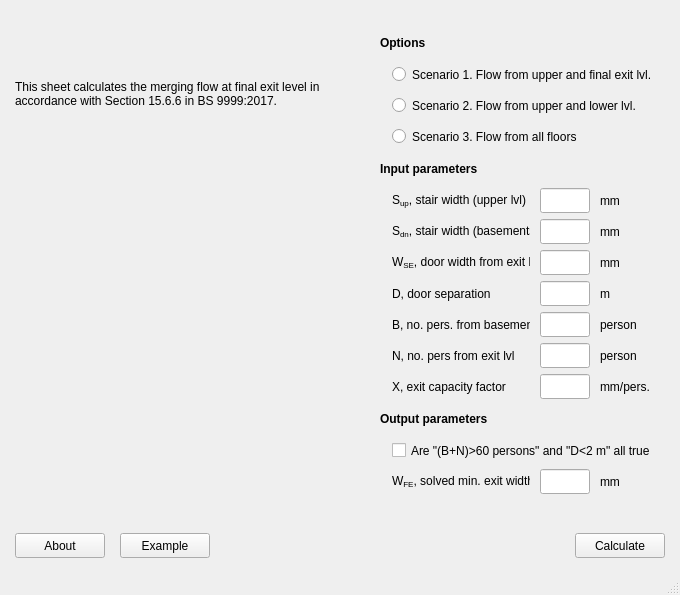
<?xml version="1.0" encoding="UTF-8"?>
<ui version="4.0">
 <class>MainWindow</class>
 <widget class="QMainWindow" name="MainWindow">
  <property name="geometry">
   <rect>
    <x>0</x>
    <y>0</y>
    <width>680</width>
    <height>595</height>
   </rect>
  </property>
  <property name="windowTitle">
   <string>MainWindow</string>
  </property>
  <widget class="QWidget" name="centralwidget">
   <layout class="QGridLayout" name="gridLayout_2">
    <property name="leftMargin">
     <number>15</number>
    </property>
    <property name="topMargin">
     <number>15</number>
    </property>
    <property name="rightMargin">
     <number>15</number>
    </property>
    <property name="bottomMargin">
     <number>15</number>
    </property>
    <property name="spacing">
     <number>10</number>
    </property>
    <item row="0" column="0">
     <widget class="QFrame" name="frame_1">
      <property name="sizePolicy">
       <sizepolicy hsizetype="Fixed" vsizetype="Minimum">
        <horstretch>0</horstretch>
        <verstretch>0</verstretch>
       </sizepolicy>
      </property>
      <property name="minimumSize">
       <size>
        <width>340</width>
        <height>0</height>
       </size>
      </property>
      <property name="maximumSize">
       <size>
        <width>340</width>
        <height>16777215</height>
       </size>
      </property>
      <layout class="QVBoxLayout" name="verticalLayout_5">
       <property name="spacing">
        <number>0</number>
       </property>
       <property name="leftMargin">
        <number>0</number>
       </property>
       <property name="topMargin">
        <number>0</number>
       </property>
       <property name="rightMargin">
        <number>0</number>
       </property>
       <property name="bottomMargin">
        <number>0</number>
       </property>
       <item>
        <spacer name="verticalSpacer_8">
         <property name="orientation">
          <enum>Qt::Vertical</enum>
         </property>
         <property name="sizeHint" stdset="0">
          <size>
           <width>20</width>
           <height>1</height>
          </size>
         </property>
        </spacer>
       </item>
       <item>
        <widget class="QLabel" name="label">
         <property name="text">
          <string>This sheet calculates the merging flow at final exit level in accordance with Section 15.6.6 in BS 9999:2017.</string>
         </property>
         <property name="wordWrap">
          <bool>true</bool>
         </property>
        </widget>
       </item>
       <item>
        <spacer name="verticalSpacer_6">
         <property name="orientation">
          <enum>Qt::Vertical</enum>
         </property>
         <property name="sizeHint" stdset="0">
          <size>
           <width>20</width>
           <height>1</height>
          </size>
         </property>
        </spacer>
       </item>
       <item>
        <widget class="QLabel" name="label_image_figure">
         <property name="sizePolicy">
          <sizepolicy hsizetype="Minimum" vsizetype="Minimum">
           <horstretch>0</horstretch>
           <verstretch>0</verstretch>
          </sizepolicy>
         </property>
         <property name="minimumSize">
          <size>
           <width>342</width>
           <height>284</height>
          </size>
         </property>
         <property name="text">
          <string/>
         </property>
         <property name="pixmap">
          <pixmap>../../../../../../../Library/Mobile Documents/6LVTQB9699~com~seriflabs~affinitydesigner/Documents/FSEUTIL/png/0103_figure_1_342_284.png</pixmap>
         </property>
        </widget>
       </item>
       <item>
        <spacer name="verticalSpacer_7">
         <property name="orientation">
          <enum>Qt::Vertical</enum>
         </property>
         <property name="sizeHint" stdset="0">
          <size>
           <width>20</width>
           <height>1</height>
          </size>
         </property>
        </spacer>
       </item>
      </layout>
     </widget>
    </item>
    <item row="0" column="1">
     <widget class="QFrame" name="frame_userio">
      <property name="minimumSize">
       <size>
        <width>300</width>
        <height>0</height>
       </size>
      </property>
      <property name="maximumSize">
       <size>
        <width>300</width>
        <height>16777215</height>
       </size>
      </property>
      <layout class="QGridLayout" name="gridLayout">
       <property name="leftMargin">
        <number>15</number>
       </property>
       <property name="topMargin">
        <number>15</number>
       </property>
       <property name="rightMargin">
        <number>15</number>
       </property>
       <property name="bottomMargin">
        <number>15</number>
       </property>
       <property name="horizontalSpacing">
        <number>10</number>
       </property>
       <property name="verticalSpacing">
        <number>5</number>
       </property>
       <item row="9" column="1">
        <widget class="QLabel" name="label_27">
         <property name="minimumSize">
          <size>
           <width>0</width>
           <height>25</height>
          </size>
         </property>
         <property name="maximumSize">
          <size>
           <width>16777215</width>
           <height>25</height>
          </size>
         </property>
         <property name="text">
          <string>D, door separation</string>
         </property>
        </widget>
       </item>
       <item row="1" column="0">
        <spacer name="_horizontalSpacer_5">
         <property name="orientation">
          <enum>Qt::Horizontal</enum>
         </property>
         <property name="sizeType">
          <enum>QSizePolicy::Fixed</enum>
         </property>
         <property name="sizeHint" stdset="0">
          <size>
           <width>2</width>
           <height>20</height>
          </size>
         </property>
        </spacer>
       </item>
       <item row="3" column="1" colspan="3">
        <widget class="QRadioButton" name="radioButton_opt_scenario_3">
         <property name="minimumSize">
          <size>
           <width>0</width>
           <height>25</height>
          </size>
         </property>
         <property name="text">
          <string>Scenario 3. Flow from all floors</string>
         </property>
        </widget>
       </item>
       <item row="4" column="1">
        <spacer name="_verticalSpacer">
         <property name="orientation">
          <enum>Qt::Vertical</enum>
         </property>
         <property name="sizeType">
          <enum>QSizePolicy::Fixed</enum>
         </property>
         <property name="sizeHint" stdset="0">
          <size>
           <width>20</width>
           <height>2</height>
          </size>
         </property>
        </spacer>
       </item>
       <item row="7" column="2">
        <widget class="QLineEdit" name="lineEdit_in_S_dn">
         <property name="sizePolicy">
          <sizepolicy hsizetype="MinimumExpanding" vsizetype="Fixed">
           <horstretch>0</horstretch>
           <verstretch>0</verstretch>
          </sizepolicy>
         </property>
         <property name="minimumSize">
          <size>
           <width>50</width>
           <height>25</height>
          </size>
         </property>
         <property name="maximumSize">
          <size>
           <width>16777215</width>
           <height>25</height>
          </size>
         </property>
        </widget>
       </item>
       <item row="13" column="1">
        <spacer name="_verticalSpacer_2">
         <property name="orientation">
          <enum>Qt::Vertical</enum>
         </property>
         <property name="sizeType">
          <enum>QSizePolicy::Fixed</enum>
         </property>
         <property name="sizeHint" stdset="0">
          <size>
           <width>20</width>
           <height>2</height>
          </size>
         </property>
        </spacer>
       </item>
       <item row="14" column="0" colspan="4">
        <widget class="QLabel" name="label_output_parameters">
         <property name="minimumSize">
          <size>
           <width>0</width>
           <height>25</height>
          </size>
         </property>
         <property name="maximumSize">
          <size>
           <width>16777215</width>
           <height>25</height>
          </size>
         </property>
         <property name="text">
          <string>&lt;b&gt;Output parameters&lt;b&gt;</string>
         </property>
        </widget>
       </item>
       <item row="7" column="3">
        <widget class="QLabel" name="label_in_S_dn_unit">
         <property name="sizePolicy">
          <sizepolicy hsizetype="Minimum" vsizetype="Fixed">
           <horstretch>0</horstretch>
           <verstretch>0</verstretch>
          </sizepolicy>
         </property>
         <property name="minimumSize">
          <size>
           <width>0</width>
           <height>25</height>
          </size>
         </property>
         <property name="maximumSize">
          <size>
           <width>60</width>
           <height>25</height>
          </size>
         </property>
         <property name="text">
          <string>mm</string>
         </property>
        </widget>
       </item>
       <item row="12" column="1">
        <widget class="QLabel" name="label_28">
         <property name="minimumSize">
          <size>
           <width>0</width>
           <height>25</height>
          </size>
         </property>
         <property name="maximumSize">
          <size>
           <width>16777215</width>
           <height>25</height>
          </size>
         </property>
         <property name="text">
          <string>X, exit capacity factor</string>
         </property>
        </widget>
       </item>
       <item row="7" column="1">
        <widget class="QLabel" name="label_in_S_dn">
         <property name="minimumSize">
          <size>
           <width>0</width>
           <height>25</height>
          </size>
         </property>
         <property name="maximumSize">
          <size>
           <width>16777215</width>
           <height>25</height>
          </size>
         </property>
         <property name="text">
          <string>&lt;html&gt;&lt;head/&gt;&lt;body&gt;&lt;p&gt;S&lt;span style=&quot; vertical-align:sub;&quot;&gt;dn&lt;/span&gt;, stair width (basements)&lt;/p&gt;&lt;/body&gt;&lt;/html&gt;</string>
         </property>
        </widget>
       </item>
       <item row="12" column="2">
        <widget class="QLineEdit" name="lineEdit_in_X">
         <property name="sizePolicy">
          <sizepolicy hsizetype="MinimumExpanding" vsizetype="Fixed">
           <horstretch>0</horstretch>
           <verstretch>0</verstretch>
          </sizepolicy>
         </property>
         <property name="minimumSize">
          <size>
           <width>50</width>
           <height>25</height>
          </size>
         </property>
         <property name="maximumSize">
          <size>
           <width>16777215</width>
           <height>25</height>
          </size>
         </property>
         <property name="text">
          <string/>
         </property>
        </widget>
       </item>
       <item row="2" column="1" colspan="3">
        <widget class="QRadioButton" name="radioButton_opt_scenario_2">
         <property name="minimumSize">
          <size>
           <width>0</width>
           <height>25</height>
          </size>
         </property>
         <property name="text">
          <string>Scenario 2. Flow from upper and lower lvl.</string>
         </property>
        </widget>
       </item>
       <item row="11" column="2">
        <widget class="QLineEdit" name="lineEdit_in_N">
         <property name="sizePolicy">
          <sizepolicy hsizetype="MinimumExpanding" vsizetype="Fixed">
           <horstretch>0</horstretch>
           <verstretch>0</verstretch>
          </sizepolicy>
         </property>
         <property name="minimumSize">
          <size>
           <width>50</width>
           <height>25</height>
          </size>
         </property>
         <property name="maximumSize">
          <size>
           <width>16777215</width>
           <height>25</height>
          </size>
         </property>
         <property name="text">
          <string/>
         </property>
        </widget>
       </item>
       <item row="15" column="1" colspan="3">
        <widget class="QCheckBox" name="checkBox_out_check">
         <property name="minimumSize">
          <size>
           <width>0</width>
           <height>25</height>
          </size>
         </property>
         <property name="maximumSize">
          <size>
           <width>16777215</width>
           <height>25</height>
          </size>
         </property>
         <property name="text">
          <string>Are &quot;(B+N)&gt;60 persons&quot; and &quot;D&lt;2 m&quot; all true?</string>
         </property>
        </widget>
       </item>
       <item row="10" column="3">
        <widget class="QLabel" name="label_in_B_unit">
         <property name="sizePolicy">
          <sizepolicy hsizetype="Minimum" vsizetype="Fixed">
           <horstretch>0</horstretch>
           <verstretch>0</verstretch>
          </sizepolicy>
         </property>
         <property name="minimumSize">
          <size>
           <width>0</width>
           <height>25</height>
          </size>
         </property>
         <property name="maximumSize">
          <size>
           <width>60</width>
           <height>25</height>
          </size>
         </property>
         <property name="text">
          <string>person</string>
         </property>
        </widget>
       </item>
       <item row="9" column="2">
        <widget class="QLineEdit" name="lineEdit_in_D">
         <property name="sizePolicy">
          <sizepolicy hsizetype="MinimumExpanding" vsizetype="Fixed">
           <horstretch>0</horstretch>
           <verstretch>0</verstretch>
          </sizepolicy>
         </property>
         <property name="minimumSize">
          <size>
           <width>50</width>
           <height>25</height>
          </size>
         </property>
         <property name="maximumSize">
          <size>
           <width>16777215</width>
           <height>25</height>
          </size>
         </property>
         <property name="text">
          <string/>
         </property>
        </widget>
       </item>
       <item row="8" column="3">
        <widget class="QLabel" name="label_in_W_SE_unit">
         <property name="sizePolicy">
          <sizepolicy hsizetype="Minimum" vsizetype="Fixed">
           <horstretch>0</horstretch>
           <verstretch>0</verstretch>
          </sizepolicy>
         </property>
         <property name="minimumSize">
          <size>
           <width>0</width>
           <height>25</height>
          </size>
         </property>
         <property name="maximumSize">
          <size>
           <width>60</width>
           <height>25</height>
          </size>
         </property>
         <property name="text">
          <string>mm</string>
         </property>
        </widget>
       </item>
       <item row="6" column="2">
        <widget class="QLineEdit" name="lineEdit_in_S_up">
         <property name="sizePolicy">
          <sizepolicy hsizetype="MinimumExpanding" vsizetype="Fixed">
           <horstretch>0</horstretch>
           <verstretch>0</verstretch>
          </sizepolicy>
         </property>
         <property name="minimumSize">
          <size>
           <width>50</width>
           <height>25</height>
          </size>
         </property>
         <property name="maximumSize">
          <size>
           <width>16777215</width>
           <height>25</height>
          </size>
         </property>
        </widget>
       </item>
       <item row="8" column="2">
        <widget class="QLineEdit" name="lineEdit_in_W_SE">
         <property name="sizePolicy">
          <sizepolicy hsizetype="MinimumExpanding" vsizetype="Fixed">
           <horstretch>0</horstretch>
           <verstretch>0</verstretch>
          </sizepolicy>
         </property>
         <property name="minimumSize">
          <size>
           <width>50</width>
           <height>25</height>
          </size>
         </property>
         <property name="maximumSize">
          <size>
           <width>16777215</width>
           <height>25</height>
          </size>
         </property>
         <property name="text">
          <string/>
         </property>
        </widget>
       </item>
       <item row="12" column="3">
        <widget class="QLabel" name="label_in_X_unit">
         <property name="sizePolicy">
          <sizepolicy hsizetype="Minimum" vsizetype="Fixed">
           <horstretch>0</horstretch>
           <verstretch>0</verstretch>
          </sizepolicy>
         </property>
         <property name="minimumSize">
          <size>
           <width>0</width>
           <height>25</height>
          </size>
         </property>
         <property name="maximumSize">
          <size>
           <width>60</width>
           <height>25</height>
          </size>
         </property>
         <property name="text">
          <string>mm/pers.</string>
         </property>
        </widget>
       </item>
       <item row="11" column="1">
        <widget class="QLabel" name="label_in_N">
         <property name="minimumSize">
          <size>
           <width>0</width>
           <height>25</height>
          </size>
         </property>
         <property name="maximumSize">
          <size>
           <width>16777215</width>
           <height>25</height>
          </size>
         </property>
         <property name="text">
          <string>N, no. pers from exit lvl</string>
         </property>
        </widget>
       </item>
       <item row="16" column="3">
        <widget class="QLabel" name="label_25">
         <property name="sizePolicy">
          <sizepolicy hsizetype="Minimum" vsizetype="Fixed">
           <horstretch>0</horstretch>
           <verstretch>0</verstretch>
          </sizepolicy>
         </property>
         <property name="minimumSize">
          <size>
           <width>0</width>
           <height>25</height>
          </size>
         </property>
         <property name="maximumSize">
          <size>
           <width>60</width>
           <height>25</height>
          </size>
         </property>
         <property name="text">
          <string>mm</string>
         </property>
        </widget>
       </item>
       <item row="6" column="1">
        <widget class="QLabel" name="label_in_S_up_label">
         <property name="minimumSize">
          <size>
           <width>0</width>
           <height>25</height>
          </size>
         </property>
         <property name="maximumSize">
          <size>
           <width>16777215</width>
           <height>25</height>
          </size>
         </property>
         <property name="text">
          <string>&lt;html&gt;&lt;head/&gt;&lt;body&gt;&lt;p&gt;S&lt;span style=&quot; vertical-align:sub;&quot;&gt;up&lt;/span&gt;, stair width (upper lvl)&lt;/p&gt;&lt;/body&gt;&lt;/html&gt;</string>
         </property>
        </widget>
       </item>
       <item row="9" column="3">
        <widget class="QLabel" name="label_in_D_unit">
         <property name="sizePolicy">
          <sizepolicy hsizetype="Minimum" vsizetype="Fixed">
           <horstretch>0</horstretch>
           <verstretch>0</verstretch>
          </sizepolicy>
         </property>
         <property name="minimumSize">
          <size>
           <width>0</width>
           <height>25</height>
          </size>
         </property>
         <property name="maximumSize">
          <size>
           <width>60</width>
           <height>25</height>
          </size>
         </property>
         <property name="text">
          <string>m</string>
         </property>
        </widget>
       </item>
       <item row="16" column="2">
        <widget class="QLineEdit" name="lineEdit_out_W_FE">
         <property name="sizePolicy">
          <sizepolicy hsizetype="MinimumExpanding" vsizetype="Fixed">
           <horstretch>0</horstretch>
           <verstretch>0</verstretch>
          </sizepolicy>
         </property>
         <property name="minimumSize">
          <size>
           <width>50</width>
           <height>25</height>
          </size>
         </property>
         <property name="maximumSize">
          <size>
           <width>16777215</width>
           <height>25</height>
          </size>
         </property>
        </widget>
       </item>
       <item row="6" column="3">
        <widget class="QLabel" name="label_in_S_dn_unit_2">
         <property name="sizePolicy">
          <sizepolicy hsizetype="Minimum" vsizetype="Fixed">
           <horstretch>0</horstretch>
           <verstretch>0</verstretch>
          </sizepolicy>
         </property>
         <property name="minimumSize">
          <size>
           <width>0</width>
           <height>25</height>
          </size>
         </property>
         <property name="maximumSize">
          <size>
           <width>60</width>
           <height>25</height>
          </size>
         </property>
         <property name="text">
          <string>mm</string>
         </property>
        </widget>
       </item>
       <item row="10" column="1">
        <widget class="QLabel" name="label_in_B">
         <property name="minimumSize">
          <size>
           <width>0</width>
           <height>25</height>
          </size>
         </property>
         <property name="maximumSize">
          <size>
           <width>16777215</width>
           <height>25</height>
          </size>
         </property>
         <property name="text">
          <string>B, no. pers. from basements</string>
         </property>
        </widget>
       </item>
       <item row="1" column="1" colspan="3">
        <widget class="QRadioButton" name="radioButton_opt_scenario_1">
         <property name="minimumSize">
          <size>
           <width>0</width>
           <height>25</height>
          </size>
         </property>
         <property name="text">
          <string>Scenario 1. Flow from upper and final exit lvl.</string>
         </property>
        </widget>
       </item>
       <item row="8" column="1">
        <widget class="QLabel" name="label_in_W_SE">
         <property name="minimumSize">
          <size>
           <width>0</width>
           <height>25</height>
          </size>
         </property>
         <property name="maximumSize">
          <size>
           <width>16777215</width>
           <height>25</height>
          </size>
         </property>
         <property name="text">
          <string>&lt;html&gt;&lt;head/&gt;&lt;body&gt;&lt;p&gt;W&lt;span style=&quot; vertical-align:sub;&quot;&gt;SE&lt;/span&gt;, door width from exit lvl&lt;/p&gt;&lt;/body&gt;&lt;/html&gt;</string>
         </property>
        </widget>
       </item>
       <item row="11" column="3">
        <widget class="QLabel" name="label_in_N_unit">
         <property name="sizePolicy">
          <sizepolicy hsizetype="Minimum" vsizetype="Fixed">
           <horstretch>0</horstretch>
           <verstretch>0</verstretch>
          </sizepolicy>
         </property>
         <property name="minimumSize">
          <size>
           <width>0</width>
           <height>25</height>
          </size>
         </property>
         <property name="maximumSize">
          <size>
           <width>60</width>
           <height>25</height>
          </size>
         </property>
         <property name="text">
          <string>person</string>
         </property>
        </widget>
       </item>
       <item row="10" column="2">
        <widget class="QLineEdit" name="lineEdit_in_B">
         <property name="sizePolicy">
          <sizepolicy hsizetype="MinimumExpanding" vsizetype="Fixed">
           <horstretch>0</horstretch>
           <verstretch>0</verstretch>
          </sizepolicy>
         </property>
         <property name="minimumSize">
          <size>
           <width>50</width>
           <height>25</height>
          </size>
         </property>
         <property name="maximumSize">
          <size>
           <width>16777215</width>
           <height>25</height>
          </size>
         </property>
        </widget>
       </item>
       <item row="16" column="1">
        <widget class="QLabel" name="label_12">
         <property name="minimumSize">
          <size>
           <width>0</width>
           <height>25</height>
          </size>
         </property>
         <property name="maximumSize">
          <size>
           <width>16777215</width>
           <height>25</height>
          </size>
         </property>
         <property name="text">
          <string>&lt;html&gt;&lt;head/&gt;&lt;body&gt;&lt;p&gt;W&lt;span style=&quot; vertical-align:sub;&quot;&gt;FE&lt;/span&gt;, solved min. exit width&lt;/p&gt;&lt;/body&gt;&lt;/html&gt;</string>
         </property>
        </widget>
       </item>
       <item row="5" column="0" colspan="4">
        <widget class="QLabel" name="label_input_parameters">
         <property name="minimumSize">
          <size>
           <width>0</width>
           <height>25</height>
          </size>
         </property>
         <property name="maximumSize">
          <size>
           <width>16777215</width>
           <height>25</height>
          </size>
         </property>
         <property name="text">
          <string>&lt;b&gt;Input parameters&lt;b&gt;</string>
         </property>
        </widget>
       </item>
       <item row="0" column="0" colspan="4">
        <widget class="QLabel" name="label_options">
         <property name="minimumSize">
          <size>
           <width>0</width>
           <height>25</height>
          </size>
         </property>
         <property name="maximumSize">
          <size>
           <width>16777215</width>
           <height>25</height>
          </size>
         </property>
         <property name="text">
          <string>&lt;b&gt;Options&lt;b&gt;</string>
         </property>
        </widget>
       </item>
      </layout>
     </widget>
    </item>
    <item row="1" column="0" colspan="2">
     <widget class="QWidget" name="widget_bottom" native="true">
      <property name="sizePolicy">
       <sizepolicy hsizetype="Minimum" vsizetype="Minimum">
        <horstretch>0</horstretch>
        <verstretch>0</verstretch>
       </sizepolicy>
      </property>
      <layout class="QHBoxLayout" name="horizontalLayout">
       <property name="spacing">
        <number>0</number>
       </property>
       <property name="leftMargin">
        <number>0</number>
       </property>
       <property name="topMargin">
        <number>0</number>
       </property>
       <property name="rightMargin">
        <number>0</number>
       </property>
       <property name="bottomMargin">
        <number>0</number>
       </property>
       <item>
        <widget class="QPushButton" name="pushButton_about">
         <property name="sizePolicy">
          <sizepolicy hsizetype="Preferred" vsizetype="Fixed">
           <horstretch>0</horstretch>
           <verstretch>0</verstretch>
          </sizepolicy>
         </property>
         <property name="minimumSize">
          <size>
           <width>90</width>
           <height>25</height>
          </size>
         </property>
         <property name="toolTip">
          <string>Click to show quanlity assurance log.</string>
         </property>
         <property name="text">
          <string>About</string>
         </property>
        </widget>
       </item>
       <item>
        <spacer name="horizontalSpacer">
         <property name="orientation">
          <enum>Qt::Horizontal</enum>
         </property>
         <property name="sizeType">
          <enum>QSizePolicy::Fixed</enum>
         </property>
         <property name="sizeHint" stdset="0">
          <size>
           <width>15</width>
           <height>20</height>
          </size>
         </property>
        </spacer>
       </item>
       <item>
        <widget class="QPushButton" name="pushButton_example">
         <property name="sizePolicy">
          <sizepolicy hsizetype="Minimum" vsizetype="Fixed">
           <horstretch>0</horstretch>
           <verstretch>0</verstretch>
          </sizepolicy>
         </property>
         <property name="minimumSize">
          <size>
           <width>90</width>
           <height>25</height>
          </size>
         </property>
         <property name="toolTip">
          <string>Click to generate example input parameters.</string>
         </property>
         <property name="text">
          <string>Example</string>
         </property>
        </widget>
       </item>
       <item>
        <spacer name="horizontalSpacer_4">
         <property name="orientation">
          <enum>Qt::Horizontal</enum>
         </property>
         <property name="sizeHint" stdset="0">
          <size>
           <width>40</width>
           <height>20</height>
          </size>
         </property>
        </spacer>
       </item>
       <item>
        <widget class="QPushButton" name="pushButton_ok">
         <property name="sizePolicy">
          <sizepolicy hsizetype="Minimum" vsizetype="Fixed">
           <horstretch>0</horstretch>
           <verstretch>0</verstretch>
          </sizepolicy>
         </property>
         <property name="minimumSize">
          <size>
           <width>90</width>
           <height>25</height>
          </size>
         </property>
         <property name="toolTip">
          <string>Click (or press Enter) to calculate.</string>
         </property>
         <property name="text">
          <string>Calculate</string>
         </property>
        </widget>
       </item>
      </layout>
     </widget>
    </item>
   </layout>
  </widget>
  <widget class="QMenuBar" name="menubar">
   <property name="geometry">
    <rect>
     <x>0</x>
     <y>0</y>
     <width>680</width>
     <height>21</height>
    </rect>
   </property>
  </widget>
  <widget class="QStatusBar" name="statusbar"/>
 </widget>
 <tabstops>
  <tabstop>radioButton_opt_scenario_1</tabstop>
  <tabstop>radioButton_opt_scenario_2</tabstop>
  <tabstop>radioButton_opt_scenario_3</tabstop>
  <tabstop>lineEdit_in_S_up</tabstop>
  <tabstop>lineEdit_in_S_dn</tabstop>
  <tabstop>lineEdit_in_W_SE</tabstop>
  <tabstop>lineEdit_in_D</tabstop>
  <tabstop>lineEdit_in_B</tabstop>
  <tabstop>lineEdit_in_N</tabstop>
  <tabstop>lineEdit_in_X</tabstop>
  <tabstop>checkBox_out_check</tabstop>
  <tabstop>lineEdit_out_W_FE</tabstop>
  <tabstop>pushButton_ok</tabstop>
  <tabstop>pushButton_example</tabstop>
  <tabstop>pushButton_about</tabstop>
 </tabstops>
 <resources/>
 <connections/>
</ui>
